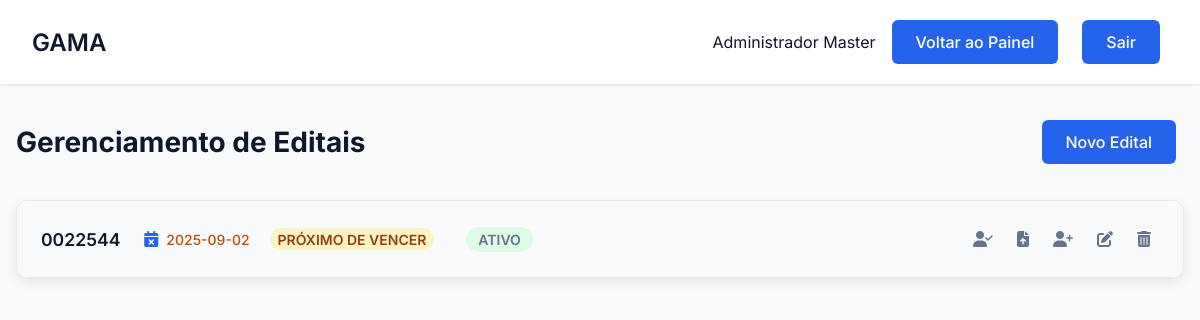
/edital/painel (signed in), run on an earlier commit of the app's database.
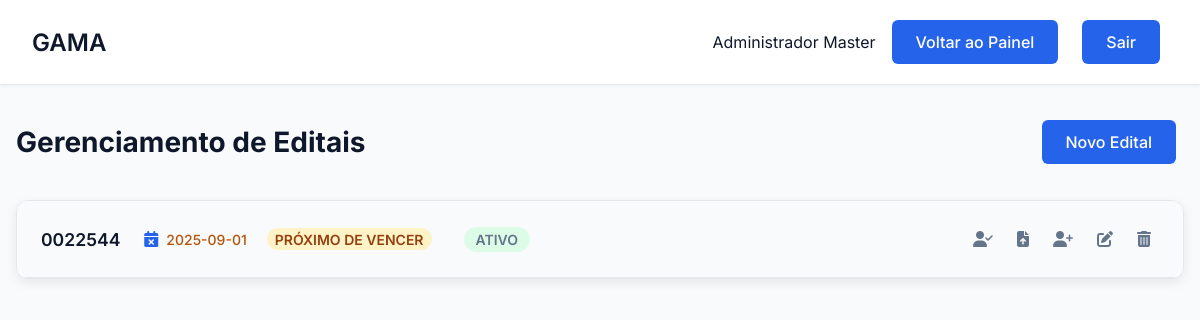
And on a later commit of the database.
### tables this page shows
CREATE TABLE Edital (
        id_edital INTEGER PRIMARY KEY AUTOINCREMENT,
        numero_edital TEXT NOT NULL UNIQUE,
        data_edital DATE NOT NULL,
        data_publicacao DATE NOT NULL,
        vencimento_edital DATE NOT NULL,
        prazo_prorrogacao INTEGER,
        status TEXT NOT NULL CHECK (status IN ('ativo', 'inativo', 'prorrogado'))
    );

### gama/routes/edital_routes.py (the view)
@edital_bp.route('/painel')
def painel():
    if not check_admin():
        flash('Acesso negado. Apenas administradores podem gerenciar editais.', 'error')
        return redirect(url_for('auth.login'))
    editais_raw = Edital.get_all()
    editais_com_status_vencimento = []
    hoje = date.today()
    tres_meses_frente = hoje + timedelta(days=90)
    for edital_tuple in editais_raw:
        edital_lista = list(edital_tuple)
        status_vencimento = 'ok'
        try:
            data_vencimento = datetime.strptime(edital_lista[4], '%Y-%m-%d').date()
            if data_vencimento < hoje:
                status_vencimento = 'vencido'
            elif hoje <= data_vencimento <= tres_meses_frente:
                status_vencimento = 'proximo'
        except (ValueError, TypeError):
            pass
        edital_lista.append(status_vencimento)
        editais_com_status_vencimento.append(edital_lista)
    candidatos_por_edital = {}
    for edital in editais_com_status_vencimento:
        todos_candidatos_do_edital = Candidato.get_by_edital(edital[0])
        candidatos_agrupados_por_cargo = defaultdict(list)
        for candidato in todos_candidatos_do_edital:
            nome_cargo = candidato[11]
            candidatos_agrupados_por_cargo[nome_cargo].append(candidato)
        candidatos_por_edital[edital[0]] = dict(sorted(candidatos_agrupados_por_cargo.items()))
    return render_template(
        'edital.html',
        nome=session.get('nome'),
        editais=editais_com_status_vencimento, # Enviando a lista atualizada
        candidatos_por_edital=candidatos_por_edital
    )

### app.py (called while the page is built)
@app.before_request
def make_session_permanent():
    session.permanent = True

### gama/database/database.py (called while the page is built)
def conectar():
    diretorio_db = "gama/database"
    if not os.path.exists(diretorio_db):
        os.makedirs(diretorio_db)
    return sqlite3.connect(f"{diretorio_db}/editais.db")

### gama/models/edital.py (called while the page is built)
    @staticmethod
    def get_all():
        conn = conectar()
        cursor = conn.cursor()
        try:
            cursor.execute("SELECT * FROM Edital ORDER BY data_publicacao DESC")
            return cursor.fetchall()
        except sqlite3.Error as e:
            print(f"Erro ao buscar editais: {e}")
            return []
        finally:
            conn.close()

    @staticmethod
    def get_by_edital(id_edital):
        conn = conectar()
        cursor = conn.cursor()
        try:
            query = """
                SELECT cand.*, carg.nome_cargo
                FROM Candidato cand
                JOIN Cargo carg ON cand.id_cargo = carg.id_cargo
                WHERE cand.id_edital = ?
                ORDER BY cand.classificacao ASC
            """
            cursor.execute(query, (id_edital,))
            return cursor.fetchall()
        finally:
            conn.close()

### gama/templates/edital.html (shortened to what the changed rows need)
<!DOCTYPE html>
<html lang="pt-BR">
<head>
    <link rel="stylesheet" href="{{ url_for('static', filename='css/estilo.css') }}">
    <link rel="stylesheet" href="{{ url_for('static', filename='css/dashboard.css') }}">
    <link rel="stylesheet" href="{{ url_for('static', filename='css/gerenciar_editais.css') }}">
    <link rel="stylesheet" href="https://cdnjs.cloudflare.com/ajax/libs/font-awesome/6.5.0/css/all.min.css">
</head>
<body>
    <div class="dashboard">
        <header class="dashboard-header">
            <nav class="dashboard-nav container">
                <h1 class="dashboard-title">GAMA</h1>
            </nav>
        </header>
        <main class="dashboard-content container">
            <div class="section-header">
                <h2 class="page-title">Gerenciamento de Editais</h2>
            </div>
            {% for edital in editais %}
            <div class="edital-card" id="edital-{{ edital[0] }}">
                <div class="edital-header" onclick="toggleEditalBody('{{ edital[0] }}')">
                    <div class="edital-info">
                        <strong>{{ edital[1] }}</strong>
                        {% set status_vencimento = edital[7] %}
                        <span class="status-vencimento {{ status_vencimento }}" title="Data de Vencimento">
                            <i class="fas fa-calendar-times"></i> {{ edital[4] }}
                            {% if status_vencimento == 'proximo' %}
                                <span class="aviso-lateral proximo">Próximo de vencer</span>
                            {% elif status_vencimento == 'vencido' %}
                                <span class="aviso-lateral vencido">Vencido</span>
                            {% endif %}
                        </span>
                        <span title="Status">
                            {% if edital[6] == 'ativo' %}
                                <span class="badge badge-success">Ativo</span>
                            {% elif edital[6] == 'inativo' %}
                                <span class="badge badge-danger">Inativo</span>
                            {% else %}
                                <span class="badge badge-success">Ativo</span>
                                <span class="badge badge-warning">Prorrogado</span>
                            {% endif %}
                        </span>
                    </div>
                    <div class="actions">
                        <button class="icon-button" title="Nomear em Lote" onclick="event.stopPropagation(); openNomearLoteModal({{ edital[0] }});">
                            <i class="fas fa-user-check"></i>
                        </button>
                        <button class="icon-button" title="Adicionar em Lote" onclick="event.stopPropagation(); openLoteModal({{ edital[0] }});">
                            <i class="fas fa-file-upload"></i>
                        </button>
                        <button class="icon-button" title="Adicionar Candidato" onclick="event.stopPropagation(); openCandidatoModal(null, {{ edital[0] }});"><i class="fas fa-user-plus"></i></button>
                        <button class="icon-button" title="Editar Edital"
                                data-edital='{{ edital|tojson }}'
                                onclick="event.stopPropagation(); openEditalModal(this)">
                            <i class="fas fa-edit"></i>
                        </button>
                        <form action="{{ url_for('edital.remover_edital', id_edital=edital[0]) }}" method="POST" onsubmit="return confirm('Atenção! Remover este edital também removerá todos os seus cargos e candidatos. Deseja continuar?');" style="display: inline;">
                            <button type="submit" class="icon-button" title="Remover Edital"><i class="fas fa-trash-alt"></i></button>
                        </form>
                    </div>
                </div>
            </div>
            {% else %}
                <div class="empty-state">
                    <i class="fas fa-file-excel"></i>
                    <p>Nenhum edital encontrado. Comece adicionando um novo.</p>
                </div>
            {% endfor %}
        </main>
    </div>
</body>
</html>

What changed in the data, as far as the page shows it:
removed Edital: numero_edital "0022544", vencimento_edital "2025-09-02", status "ATIVO"
added Edital: numero_edital "0022544", vencimento_edital "2025-09-01", status "ATIVO"
